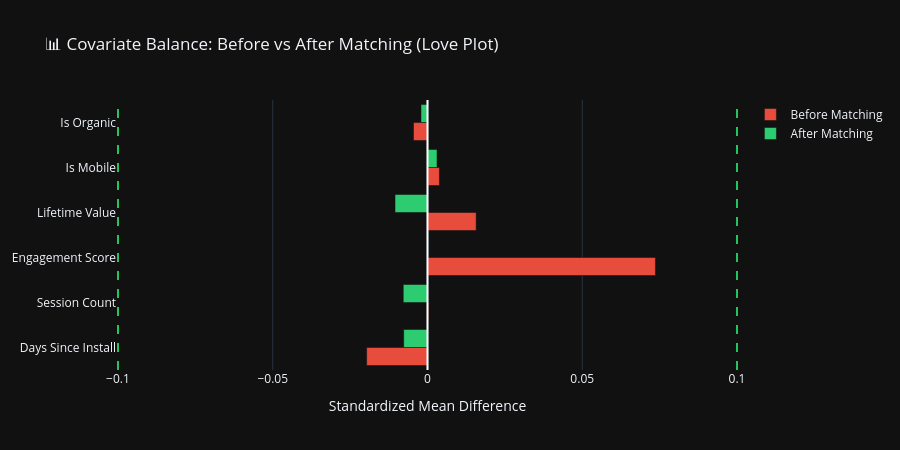

Source (notebook cell):
### Code cell
# Step 3: Check Covariate Balance After Matching
matched_treated = df.loc[treated_idx].copy()
matched_control = df.loc[matched_control_idx].copy()

# Calculate SMD after matching
smd_after = {}
for var in covariates:
    treat_mean = matched_treated[var].mean()
    ctrl_mean = matched_control[var].mean()
    pooled_std = np.sqrt((matched_treated[var].std()**2 + matched_control[var].std()**2) / 2)
    smd_after[var] = (treat_mean - ctrl_mean) / pooled_std if pooled_std > 0 else 0

# Create comparison dataframe
balance_df = pd.DataFrame({
    'Covariate': [c.replace('_', ' ').title() for c in covariates],
    'Before': [smd_before[c] for c in covariates],
    'After': [smd_after[c] for c in covariates]
})

# Love Plot
fig = go.Figure()

fig.add_trace(go.Bar(
    y=balance_df['Covariate'], x=balance_df['Before'],
    name='Before Matching', marker_color='#e74c3c',
    orientation='h'
))
fig.add_trace(go.Bar(
    y=balance_df['Covariate'], x=balance_df['After'],
    name='After Matching', marker_color='#2ecc71',
    orientation='h'
))

fig.add_vline(x=0.1, line_dash="dash", line_color="#22c55e")
fig.add_vline(x=-0.1, line_dash="dash", line_color="#22c55e")
fig.add_vline(x=0, line_color="white")

fig.update_layout(
    title="📊 Covariate Balance: Before vs After Matching (Love Plot)",
    xaxis_title="Standardized Mean Difference",
    barmode='group',
    height=450
)
fig.show()

print("\n📊 Balance Improvement:")
for i, var in enumerate(covariates):
    before = abs(smd_before[var])
    after = abs(smd_after[var])
    improvement = (before - after) / before * 100 if before > 0 else 0
    print(f"   {var:25} {before:.3f} → {after:.3f}  ({improvement:+.0f}% reduction)")

### Figure 1 — Plotly figure (JSON) as saved in the notebook; plotly's stock layout.template omitted (floating-point values rounded to 4 significant figures)
{"data": [{"marker": {"color": "#e74c3c"}, "name": "Before Matching", "orientation": "h", "type": "bar", "x": [-0.01966, 0.0003427, 0.07365, 0.01572, 0.003847, -0.004526], "y": ["Days Since Install", "Session Count", "Engagement Score", "Lifetime Value", "Is Mobile", "Is Organic"]}, {"marker": {"color": "#2ecc71"}, "name": "After Matching", "orientation": "h", "type": "bar", "x": [-0.007692, -0.00783, -6.344e-05, -0.0105, 0.003064, -0.002099], "y": ["Days Since Install", "Session Count", "Engagement Score", "Lifetime Value", "Is Mobile", "Is Organic"]}], "layout": {"barmode": "group", "height": 450, "shapes": [{"line": {"color": "#22c55e", "dash": "dash"}, "type": "line", "x0": 0.1, "x1": 0.1, "xref": "x", "y0": 0, "y1": 1, "yref": "y domain"}, {"line": {"color": "#22c55e", "dash": "dash"}, "type": "line", "x0": -0.1, "x1": -0.1, "xref": "x", "y0": 0, "y1": 1, "yref": "y domain"}, {"line": {"color": "white"}, "type": "line", "x0": 0, "x1": 0, "xref": "x", "y0": 0, "y1": 1, "yref": "y domain"}], "title": {"text": "📊 Covariate Balance: Before vs After Matching (Love Plot)"}, "xaxis": {"title": {"text": "Standardized Mean Difference"}}}}
